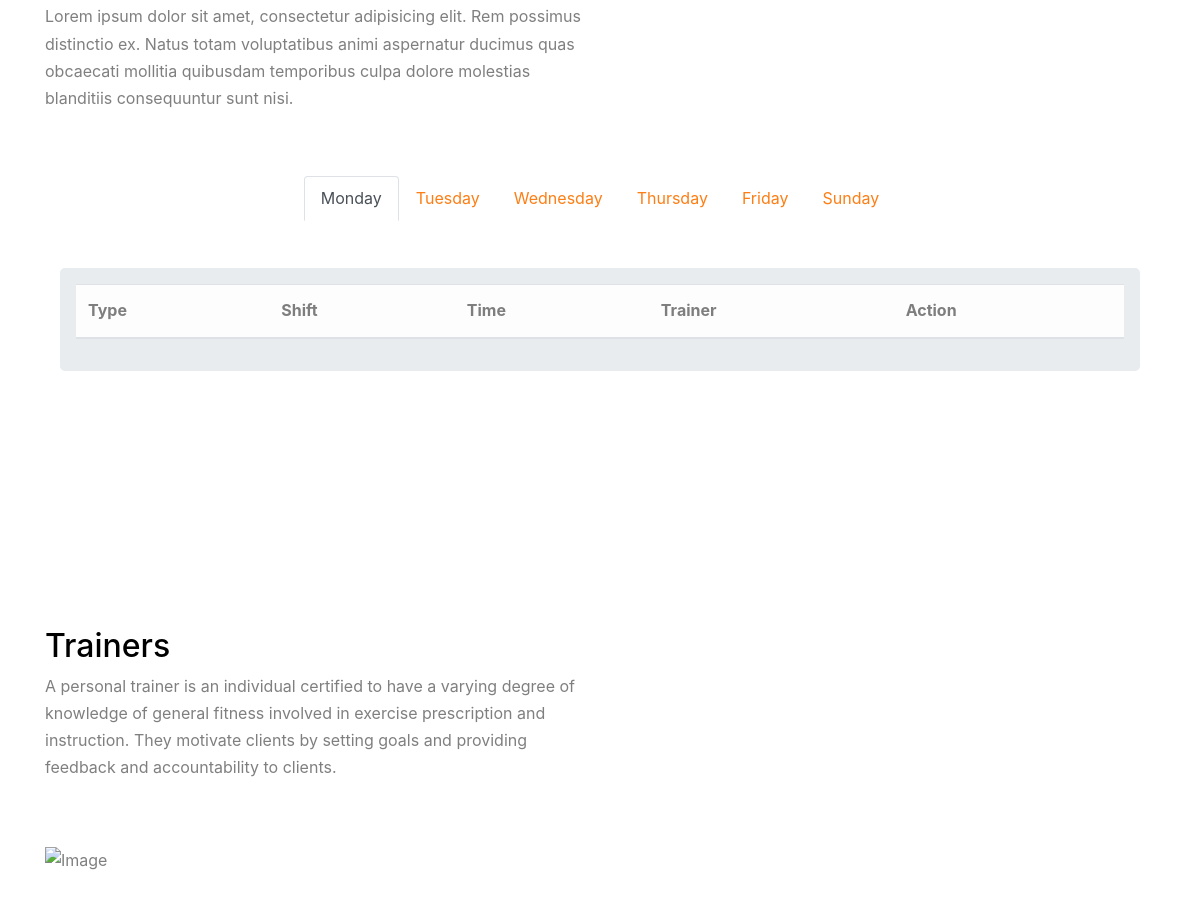
/GYM/index/9/ (middle part), run on an earlier commit of the app's database.
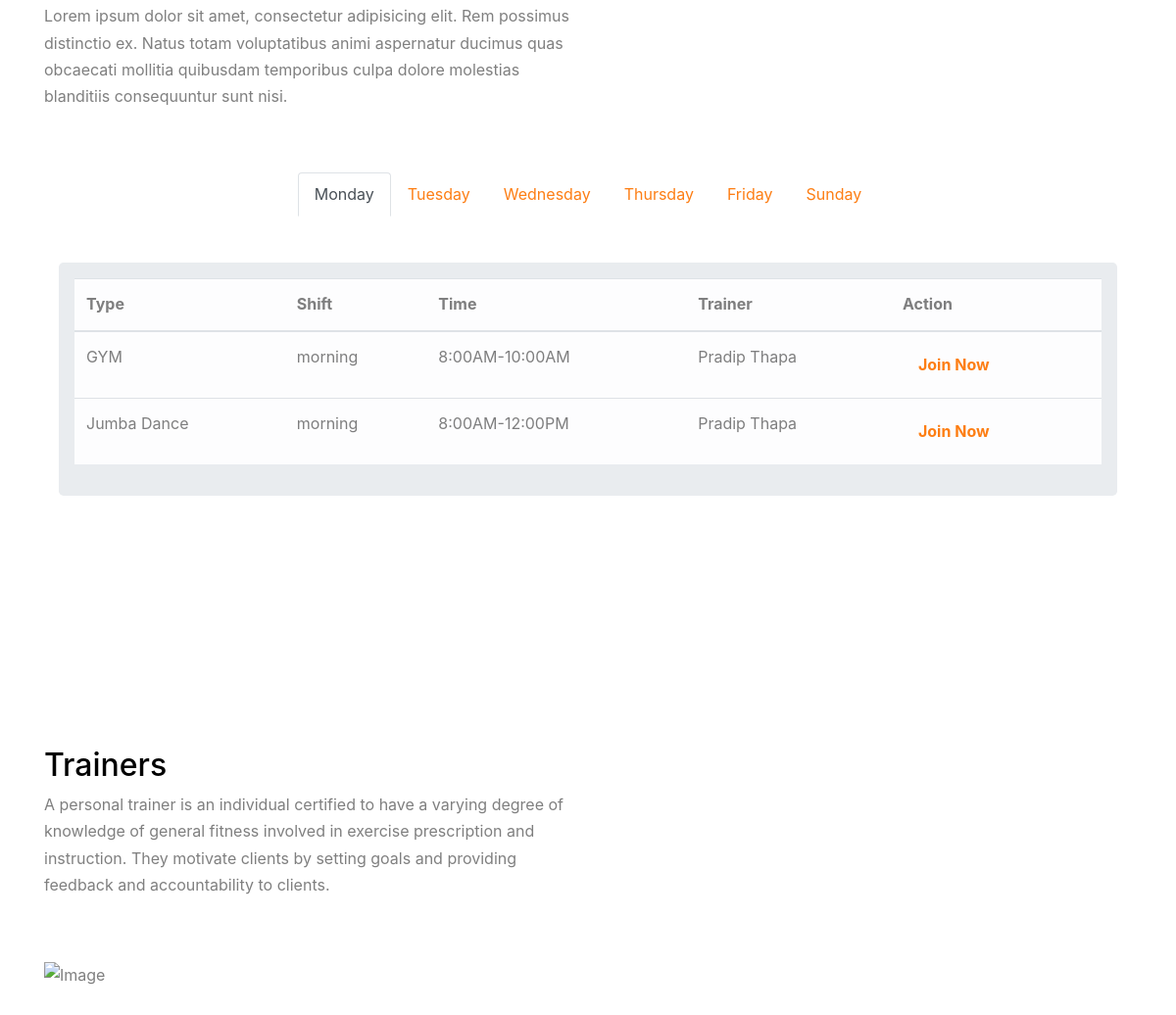
And on a later commit of the database.
### GYM/models.py (models this page shows, shortened)
class Schedule(models.Model):
    type=models.CharField(max_length=20)
    shift=models.CharField( max_length=50,default='Moring',choices=(('morning','Moring'),('afternoon','Afternoon'),('evening','Evening')))
    time=models.CharField(max_length=20)
    trainer=models.ForeignKey(on_delete=CASCADE,to=Trainers)

class Trainers(models.Model):
    name=models.CharField(max_length=20)
    phone_regex = RegexValidator(regex=r'^\+?1?\d{9,15}$', message="Phone number must be entered in the format: '+999999999'. Up to 15 digits allowed.")
    phone_number = models.CharField(validators=[phone_regex], max_length=17, blank=True) # validators should be a list
    age=models.CharField(max_length=20)
    trainer_type=models.CharField(max_length=20)
    pic=models.ImageField(upload_to='images', null=True, blank=True)
    address=models.CharField(max_length=20)
    about=models.TextField()
    def __str__(self):
        return self.name

### GYM/views.py (the view)
# urls.py: path('',views.index, name='index'),
def index(request,id):
    objects=GymInfromation.objects.all()
    for i in objects:
        if i.id==id:
            data=Schedule.objects.all()
            return  render(request, 'GYM/index.html',{'info':i.name,'datas':data})

### GYM/templates/GYM/index.html (shortened to what this page needs)
{% load static %}
<!DOCTYPE html>
<html lang="en">
<head>
  <link rel="stylesheet" href="{% static 'fonts/icomoon/style.css' %}">
  <link rel="stylesheet" href="{% static 'css/bootstrap.min.css' %}">
  <link rel="stylesheet" href="{% static 'css/jquery-ui.css' %}">
  <link rel="stylesheet" href="{% static 'css/owl.carousel.min.css' %}">
  <link rel="stylesheet" href="{% static 'css/owl.theme.default.min.css' %}">
  <link rel="stylesheet" href="{% static 'css/owl.theme.default.min.css' %}">
  <link rel="stylesheet" href="{% static 'css/jquery.fancybox.min.css' %}">
  <link rel="stylesheet" href="{% static 'css/bootstrap-datepicker.css' %}">
  <link rel="stylesheet" href="{% static 'fonts/flaticon/font/flaticon.css' %}">
  <link rel="stylesheet" href="{% static 'css/aos.css' %}">
  <link href="{% static 'css/jquery.mb.YTPlayer.min.css' %}" media="all" rel="stylesheet" type="text/css">
  <link rel="stylesheet" href="{% static 'css/style.css' %}">
</head>
<body data-spy="scroll" data-target=".site-navbar-target" data-offset="300">
  <div class="site-wrap">
    <div class="site-section section-2" id="schedule-section">
      <div class="container">
        <div class="row">
          <div class="col-lg-6 mb-5">
            <p>Lorem ipsum dolor sit amet, consectetur adipisicing elit. Rem possimus distinctio ex. Natus totam
              voluptatibus animi aspernatur ducimus quas obcaecati mollitia quibusdam temporibus culpa dolore molestias
              blanditiis consequuntur
              sunt nisi.</p>
          </div>
        </div>
        <div class="row">
          <div class="col-12">
            <ul class="nav nav-tabs mb-5 border-bottom-0 justify-content-center tab-list-custom" id="myTab"
              role="tablist">
              <li class="nav-item">
                <a class="nav-link active" id="monday-tab" data-toggle="tab" href="#monday" role="tab"
                  aria-controls="monday" aria-selected="true">Monday</a>
              </li>
              <li class="nav-item">
                <a class="nav-link" id="tuesday-tab" data-toggle="tab" href="#tuesday" role="tab"
                  aria-controls="tuesday" aria-selected="false">Tuesday</a>
              </li>
              <li class="nav-item">
                <a class="nav-link" id="wednesday-tab" data-toggle="tab" href="#wednesday" role="tab"
                  aria-controls="wednesday" aria-selected="false">Wednesday</a>
              </li>
              <li class="nav-item">
                <a class="nav-link" id="wednesday-tab" data-toggle="tab" href="#wednesday" role="tab"
                  aria-controls="wednesday" aria-selected="false">Thursday</a>
              </li>
              <li class="nav-item">
                <a class="nav-link" id="wednesday-tab" data-toggle="tab" href="#wednesday" role="tab"
                  aria-controls="wednesday" aria-selected="false">Friday</a>
              </li>
              <li class="nav-item">
                <a class="nav-link" id="wednesday-tab" data-toggle="tab" href="#wednesday" role="tab"
                  aria-controls="wednesday" aria-selected="false">Sunday</a>
              </li>
            </ul>
            <div class="tab-content" id="myTabContent">
              <div class="tab-pane fade show active" id="monday" role="tabpanel" aria-labelledby="monday-tab">
                  {% block body%}
                  <div class="container">
                      <div class="row">
                          <div class=" col md-12">
                              <div class=" jumbotron p-3">
                                  <table class="table table-light">
                                      <thead >
                                          <tr>
                                              <th scope="col">Type</th>
                                              <th scope="col">Shift</th>
                                              <th scope="col">Time</th>
                                              <th scope="col"> Trainer</th>
                                              <th scope="col">Action</th>
                                          </tr>
                                      </thead>
                                      <tbody>
                                          {% for now in datas %}
                                          <tr>
                                              <td>{{now.type}}</td>
                                              <td>{{now.shift}}</td>
                                              <td>{{now.time}}</td>
                                              <td>{{now.trainer}}</td>
                                              <th>
                                                <a href="/signup" class="nav-link">Join Now</a>
                                              </th>
                                          </tr>
                                          {% endfor %}
                                      </tbody>
                                  </table>
                              </div>
                          </div>
                      </div>
                  </div>
                  {% endblock%}
              </div>
            </div>
          </div>
        </div>
      </div>
    </div>
    <div class="site-section" id="trainer-section">
      <div class="container">
        <div class="row">
          <div class="col-lg-6 mb-5">
            <h2 class="section-title">Trainers</h2>
            <p>A personal trainer is an individual certified to have a varying degree of knowledge of general fitness involved in exercise prescription and instruction. They motivate clients by setting goals and providing feedback and accountability to clients.</p>
          </div>
        </div>
        <div class="row large-gutters">
          <div class="col-md-6 person col-lg-4 mb-4 mb-lg-0">
            <img src="{{message.pic.url}}" alt="Image" >
          </div>
        </div>
      </div>
    </div>
    {% include 'App/footer.html' %}
</body>
</html>

### App/templates/App/footer.html (shortened to what this page needs)
    </div>

### App/static/css/style.css (style rules this page uses)
body { line-height: 1.7; color: rgba(0, 0, 0, 0.5); font-weight: 400; font-size: 1rem; font-family: "Roboto Mono", SFMono-Regular, Menlo, Monaco, Consolas, "Liberation Mono", "Courier New", monospace; font-family: "Work Sans", -apple-system, BlinkMacSystemFont, "Segoe UI", Roboto, "Helvetica Neue", Arial, sans-serif, "Apple Color Emoji", "Segoe UI Emoji", "Segoe UI Symbol", "Noto Color Emoji"; background: #f4f4f4; background-size: cover; background-attachment: fixed; background-repeat: no-repeat; }
h1, h2, h3, h4, h5, .h1, .h2, .h3, .h4, .h5 { color: #000; }
a { -webkit-transition: .3s all ease; -o-transition: .3s all ease; transition: .3s all ease; }
.site-wrap { max-width: 1200px; margin: 0 auto; position: relative; -webkit-box-shadow: 0 0 20px 0 rgba(0, 0, 0, 0.1); box-shadow: 0 0 20px 0 rgba(0, 0, 0, 0.1); background: #fff; }
.site-wrap:before { -webkit-transition: .3s all ease-in-out; -o-transition: .3s all ease-in-out; transition: .3s all ease-in-out; background: rgba(0, 0, 0, 0.6); content: ""; position: absolute; z-index: 2000; top: 0; left: 0; right: 0; bottom: 0; opacity: 0; visibility: hidden; }
.site-section { padding: 3em 0; }
@media (min-width: 768px) { .site-section { padding: 7em 0; } }

What changed in the data, as far as the page shows it:
added Schedule: type "GYM", shift "morning", time "8:00AM-10:00AM", trainer "Pradip Thapa"
added Schedule: type "Jumba Dance", shift "morning", time "8:00AM-12:00PM", trainer "Pradip Thapa"
